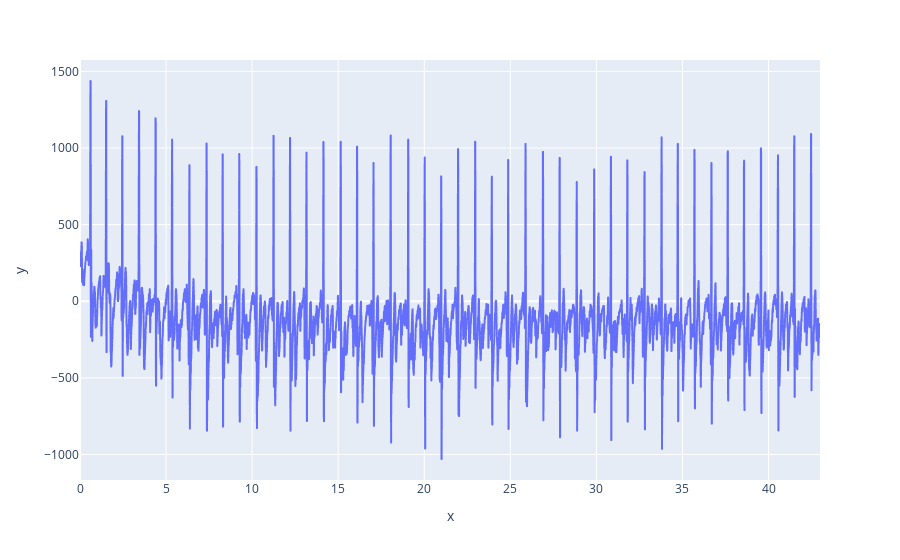

The notebook cell this image was saved under:
### Code cell
########################################
# EDF files - Reading in data from "Polar H10 ECG Analysis" App
########################################
import pyedflib
import plotly.express as px
import numpy as np

edf_dir = 'data/polarh10/'
# edf_file = 'mike100s_2024-02-14_12-02-33.edf'
edf_file = 'kieran_2024-02-13_13-00-12.edf' 
file_path = edf_dir + edf_file
# edf_file_path = 'kieran_2024-02-13_13-00-12.edf' 

def read_ecg_from_edf(file_path):
    '''
    Reads an ecg signal from an edf file given the file path
    EDF is European Data Format, a standard format for medical time series, and exportable from the Polar H10 ECG Analysis App
    Returns a tuple of t and signal both as numpy arrays. t is derived from the sample rate
    '''

    with pyedflib.EdfReader(file_path) as edf:
        # Get the number of signals in the file
        n = edf.signals_in_file
        
        #  Assuming one signal
        ecg = edf.readSignal(0)
        fs = edf.getSampleFrequency(0)
        print(f"EDF file sample rate: {fs}")

        dt = 1/fs
        t = np.arange(0,dt*(len(ecg)), dt)
        signal_ids = t > 5 # Remove first 5 seconds
        ecg = ecg[signal_ids]
        t = t[signal_ids]
        t = t - t[0]

    return (t, ecg)
times, ecg = read_ecg_from_edf(file_path)
print(times.shape, ecg.shape)
px.line(x=times, y=ecg)

### Figure 1 — Plotly figure (JSON) as saved in the notebook; plotly's stock layout.template omitted (floating-point values rounded to 4 significant figures; data arrays with more than 128 entries replaced by an {"elided": "..."} marker saying what was removed)
{"data": [{"hovertemplate": "x=%{x}<br>y=%{y}<extra></extra>", "legendgroup": "", "line": {"color": "#636efa", "dash": "solid"}, "marker": {"symbol": "circle"}, "mode": "lines", "name": "", "showlegend": false, "type": "scattergl", "x": {"elided": "11179 float values"}, "xaxis": "x", "y": {"elided": "11179 float values"}, "yaxis": "y"}], "layout": {"legend": {"tracegroupgap": 0}, "margin": {"t": 60}, "xaxis": {"anchor": "y", "domain": [0, 1], "title": {"text": "x"}}, "yaxis": {"anchor": "x", "domain": [0, 1], "title": {"text": "y"}}}}
